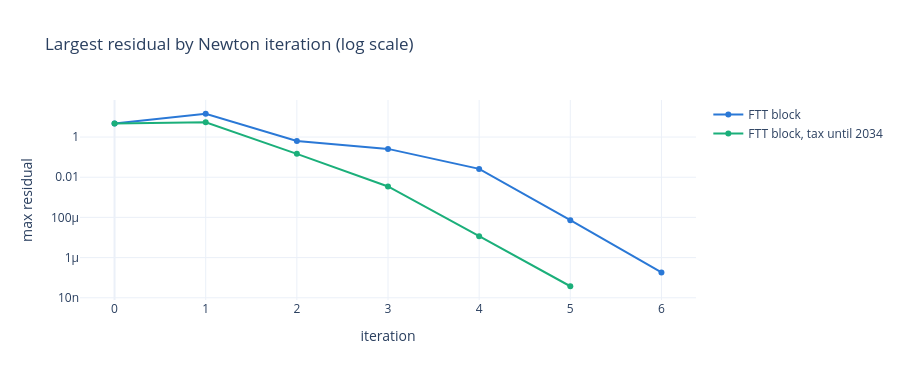

Here is the notebook cell this chart was saved with:
### Markdown cell above
## The solve

Plain stacked Newton from the baseline, with MUMPS and a new Jacobian in every iteration. The chart shows the
largest residual by iteration, read from the logs. With DREAM's block the same plain solve from the baseline
diverges; that model is solved from DREAM's staged start instead (energy prices first, then the technology
shares, then the whole model).

The FTT model converges in 6 iterations for the permanent tax and 5 for the temporary one. The solves take
356 and 267 seconds, including finding the derivatives.

### Code cell
def residual_path(log):
    txt = (ROOT / 'log' / log).read_text(encoding='utf-8', errors='replace')
    return pd.Series({int(i): float(v) for i, v in re.findall(r'Iteration\s+(\d+) Max residual\s+([0-9.eE+-]+)', txt)})

paths = pd.DataFrame({'FTT block': residual_path('ftt_shock_co2tax_et.log'),
                      'FTT block, tax until 2034': residual_path('ftt_shock_co2tax_et_until2034.log')})
fig = go.Figure()
for name in paths:
    s = paths[name].dropna()
    fig.add_trace(go.Scatter(x=s.index, y=s.values, mode='lines+markers', name=name, line=dict(color=COLOR[name], width=2),
                             hovertemplate=name + ', iteration %{x}: %{y:.2e}<extra></extra>'))
fig.update_layout(template=gv.TEMPLATE, height=380, title='Largest residual by Newton iteration (log scale)',
                  xaxis_title='iteration', yaxis_type='log', yaxis_title='max residual', xaxis=dict(dtick=1))
fig.show()
paths.T

### Figure 1 — Plotly figure (JSON) as saved in the notebook; plotly's stock layout.template omitted (floating-point values rounded to 4 significant figures)
{"data": [{"hovertemplate": "FTT block, iteration %{x}: %{y:.2e}<extra></extra>", "line": {"color": "#2a78d6", "width": 2}, "mode": "lines+markers", "name": "FTT block", "type": "scatter", "x": [0, 1, 2, 3, 4, 5, 6], "y": [4.745, 14.43, 0.6398, 0.2574, 0.02602, 7.264e-05, 1.829e-07]}, {"hovertemplate": "FTT block, tax until 2034, iteration %{x}: %{y:.2e}<extra></extra>", "line": {"color": "#1baf7a", "width": 2}, "mode": "lines+markers", "name": "FTT block, tax until 2034", "type": "scatter", "x": [0, 1, 2, 3, 4, 5], "y": [4.745, 5.464, 0.1454, 0.003477, 1.156e-05, 3.74e-08]}], "layout": {"height": 380, "title": {"text": "Largest residual by Newton iteration (log scale)"}, "xaxis": {"dtick": 1, "title": {"text": "iteration"}}, "yaxis": {"title": {"text": "max residual"}, "type": "log"}}}
